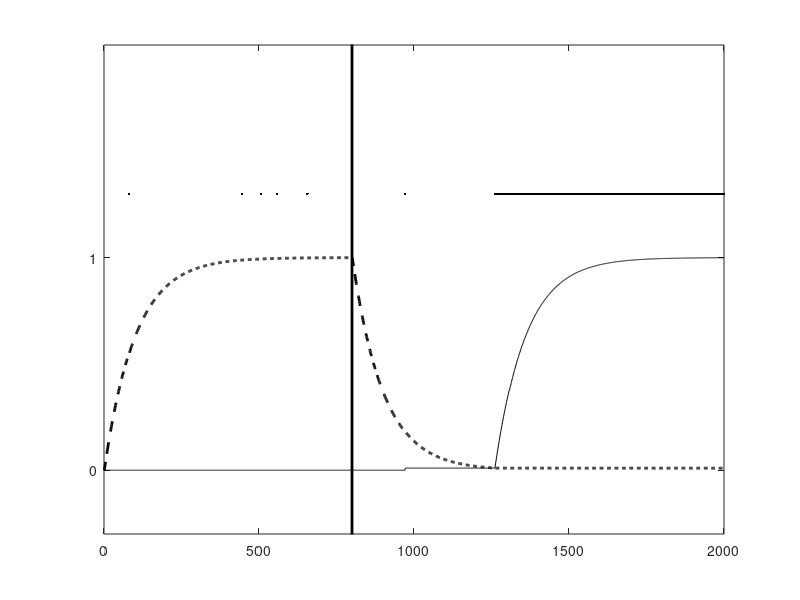

Reproduce this figure in MATLAB. (Note: this script raises an error after producing the figure.)
% avoidanceLearn.m
% this script models avoidance learning as reinforcement learning
% with two upper motoneurons: sumo (for spin) and fumo (for freeze)

nTrials=2000; % set number of learning trials
preTrInt=800; % set pretraining interval
a=0.01; % set learning rate
bprob=0.005; % set baseline probability of exploration
wsh=0; % set initial modifiable weight to sumo from hear
wfh=0; % set initial modifiable weight to fumo from hear
hear=1; % set response of hear

for c=1:nTrials, % for each trial of avoidance learning
    if c<=preTrInt,     % if during pretrial interval
        rews=0; rewf=1; % set rewards for pretraining
    else                % if during training interval
        rews=1; rewf=0; % set rewards for training
    end % end reward set conditional
    sumo=wsh*hear; % compute response of sumo
    fumo=wfh*hear; % compute response of fumo
    spin=sumo>fumo; % spin if sumo is larger than fumo
    prob=bprob; % set exploration probability to its baseline
    if prob>rand, spin=1-spin; end % explore sometimes
    sumorec(c)=sumo; % save responses of sumo
    fumorec(c)=fumo; % save responses of fumo
    spinrec(c)=spin; % save the spin actions
    if spin==1,               % if a spin was produced
        wsh=wsh+a*(rews-wsh); % update the hear-sumo weight
    else                      % if the rabbit froze instead
        wfh=wfh+a*(rewf-wfh); % update the hear-fumo weight
    end % end update conditional
end % end main training loop



% plot results
clf
trln=1:nTrials;
lnh=[preTrInt preTrInt];
lnv=[-1 3];
plot(trln,sumorec,'k',trln,fumorec,'k--','linewidth',2)
indxspin=find(spinrec==1);
hold all
plot(trln(indxspin),spinrec(indxspin)*1.3,'k.')
plot(lnh,lnv,'k','linewidth',2)
axis([0 nTrials -0.3 2])
set(gca,'ytick',[0 1])
legend('sumo','fumo','spin',1)
xlabel('training cycles','fontsize',14)
ylabel('response                    ','fontsize',14)
set(gca,'fontsize',14)
set(gca,'linewidth',2)

